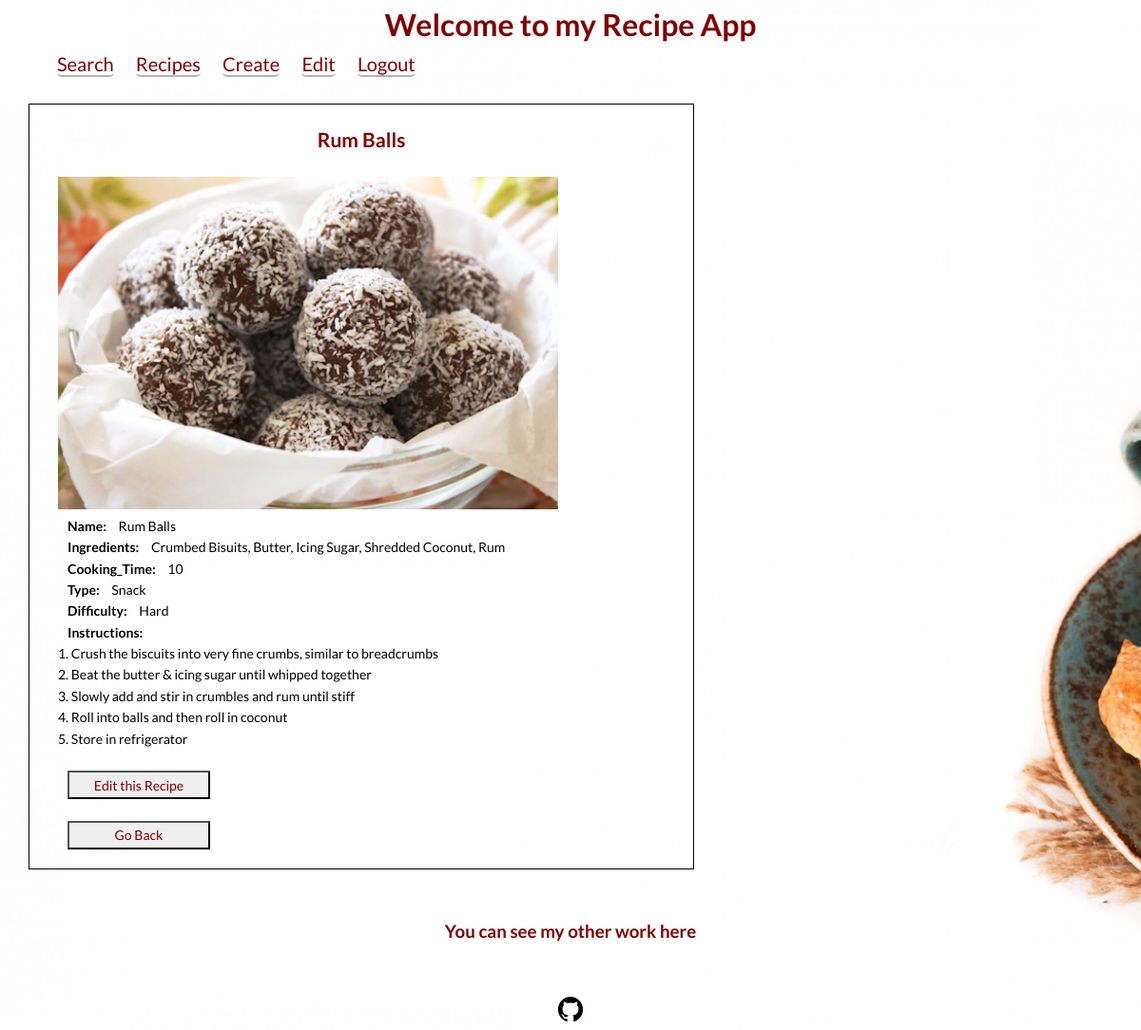
Before: /list/8 (signed in) with the older database file.
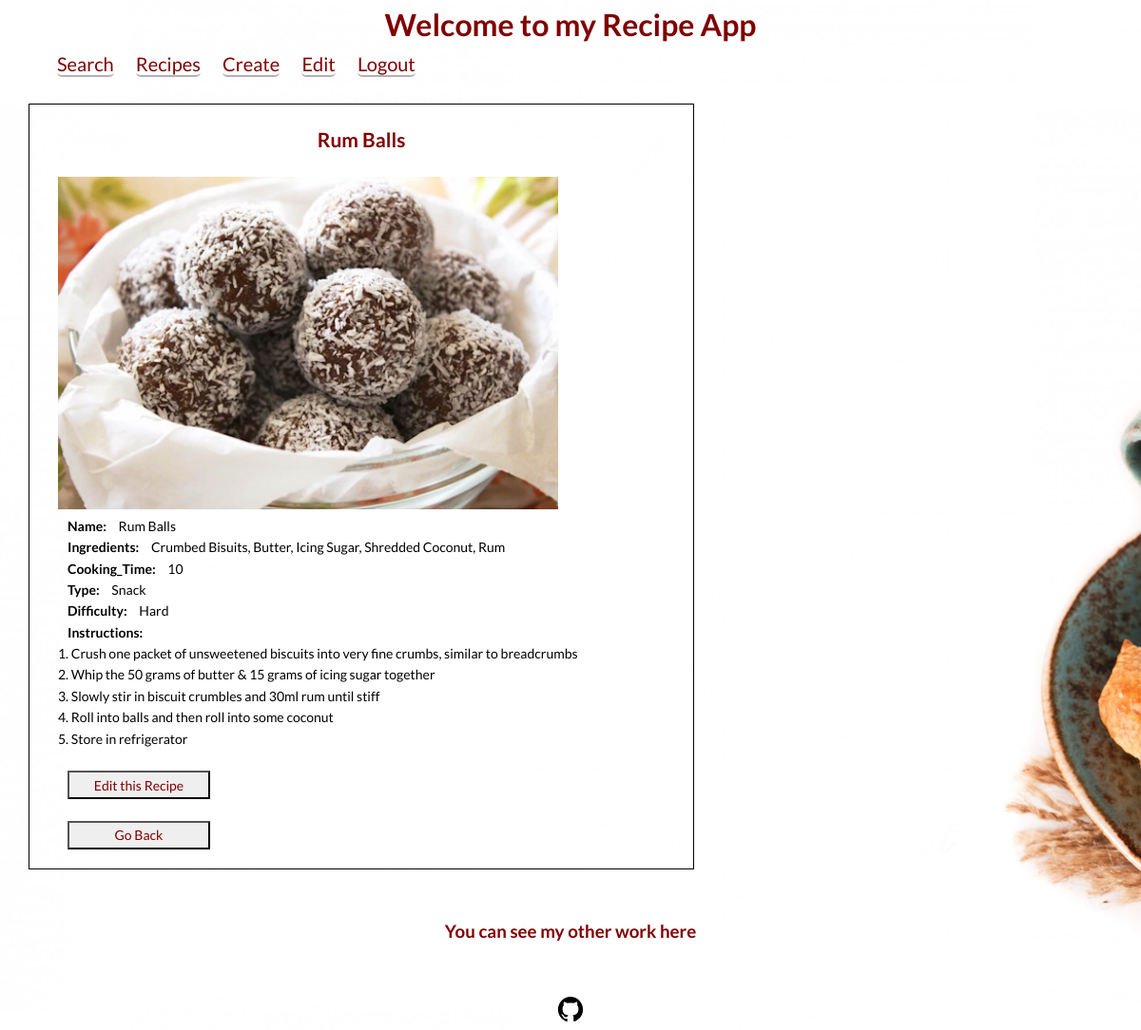
After: the same page with the newer database file.
### recipes/models.py (models this page shows, shortened)
class Recipe(models.Model):
    name = models.CharField(max_length=50)
    ingredients = models.CharField(max_length=255, help_text="You must use a comma to separate the ingredients.")
    cooking_time = models.PositiveIntegerField(help_text="In minutes")
    type = models.CharField(max_length=50, choices=TYPE_CHOICES)
    instructions = models.TextField()
    pic = models.ImageField(upload_to='recipes', default='no_picture.jpg')
    def calculate_difficulty(self):
      ingredients = self.ingredients.split(', ')
      if self.cooking_time < 10 and len(ingredients) < 5:
        difficulty = "Easy"
      elif self.cooking_time < 10 and len(ingredients) >= 5:
        difficulty = "Medium"
      elif self.cooking_time >= 10 and len(ingredients) < 5:
        difficulty = "Intermediate"
      elif self.cooking_time >= 10 and len(ingredients) >= 5:
        difficulty = "Hard"
      return difficulty

### recipes/views.py (the view)
# urls.py: path('list/<pk>', RecipeDetailView.as_view(), name='detail'),
class RecipeDetailView(LoginRequiredMixin, DetailView):
  model = Recipe
  template_name = 'recipes/detail.html'

### recipes/templates/recipes/detail.html (shortened to what this page needs)
{% load static %}
<!DOCTYPE html>
<html lang="en">
  <head>
    <link rel="stylesheet" type="text/css" href="{% static 'recipes/css/home.css' %}">
    <link rel="stylesheet" type="text/css" href="{% static 'recipes/css/detail.css' %}">
  </head>
    <body>
      <header class="page-header__item">
        <h1>Welcome to my Recipe App</h1>
        <nav>
          <div role="menubar" class="nav-list">
            <a href="{% url 'recipes:searches' %}" class="login__btn">Search</a>
            <a href="{% url 'recipes:list' %}" class="login__btn">Recipes</a>
            <a href="{% url 'recipes:create' %}" class="login__btn">Create</a>
            <a href="{% url 'recipes:edit_recipe' %}" class="login__btn">Edit</a>
            <a href="{% url 'logout' %}" class="logout__btn">Logout</a>
          </div>
        </nav>
      </header>
      <br>
      <div class="detail_modal">
        <h2>{{object.name}}</h2>
        <br>
        <img class="recipe_image" src="{{object.pic.url}}">
        <div>
        <b>Name: </b> {{object.name}}  <br>
        <b>Ingredients: </b> {{object.ingredients}} <br>
        <b>Cooking_Time: </b> {{object.cooking_time}} <br>
        <b>Type: </b> {{object.type}} <br>
        <b>Difficulty: </b> {{object.calculate_difficulty}}  <br>
        <b>Instructions: </b>
        <br> {{object.instructions|safe}}
        </div>
        <br>
        <a href="{% url 'recipes:edit_recipe' %}">
          <button class="back__btn">Edit this Recipe</button>
        </a>
        <br>
        <br>
        <div>
          <button class="back__btn" onclick="goBack()">Go Back</button>
        </div>
      </div>
    </body>
    <footer class="page-footer">
      <br>
      <br>
      <h3>You can see my other work here</h3>
        <br>
        <br>
        <div class="social-media">
          <a href="https://github.com/Andrew0T" class="social-media__icons" target="blank">
            <!DOCTYPE svg  PUBLIC '-//W3C//DTD SVG 1.1//EN'  'http://www.w3.org/Graphics/SVG/1.1/DTD/svg11.dtd'>
          </a>
        </div>
      </footer>
</html>

Changed rows visible on the page:
changed Recipe "Rum Balls": instructions "1. Crush the biscuits into very fine crumbs, similar to breadcrumbs 2. Beat the butter & icing sugar until whipped together 3. Slowly add and stir in crumbles and rum until stiff 4. Roll into balls and then roll in coconut 5. Store in…" → "1. Crush one packet of unsweetened biscuits into very fine crumbs, similar to breadcrumbs 2. Whip the 50 grams of butter & 15 grams of icing sugar together 3. Slowly stir in biscuit crumbles and 30ml rum until stiff 4. Roll into balls and then roll into some coconut 5. Store in…"
